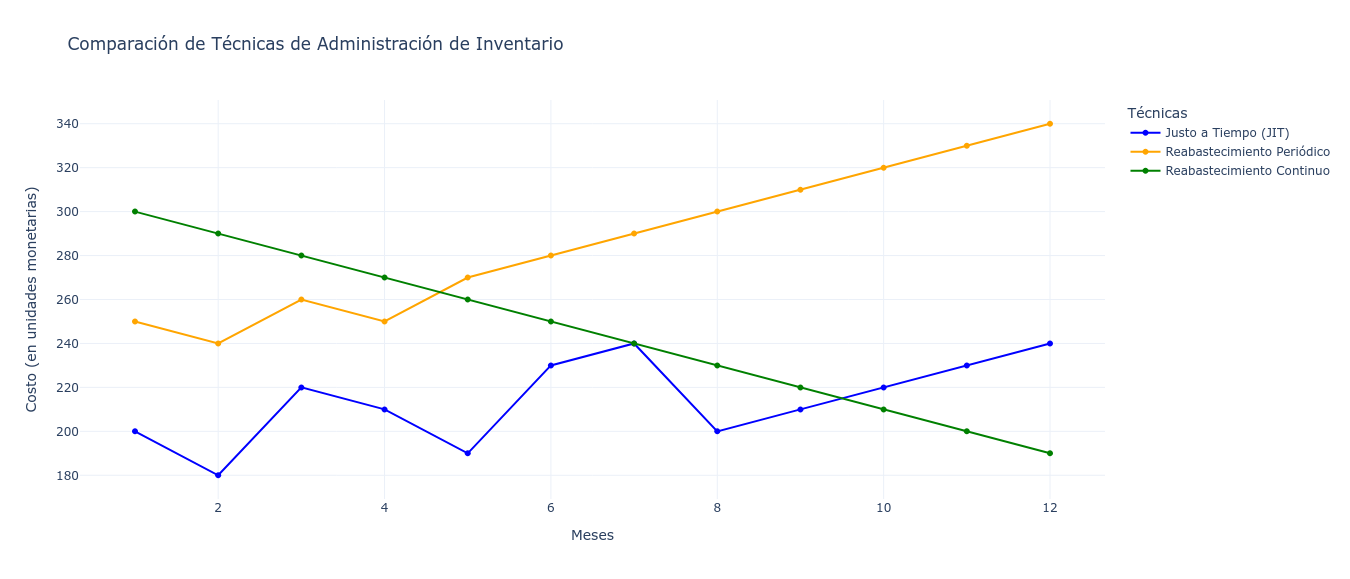

Source code (Python):
import plotly.graph_objects as go

# Datos simulados
tiempo = list(range(1, 13))  # Meses del año
costo_jit = [200, 180, 220, 210, 190, 230, 240, 200, 210, 220, 230, 240]
costo_reabastecimiento_periodico = [250, 240, 260, 250, 270, 280, 290, 300, 310, 320, 330, 340]
costo_reabastecimiento_continuo = [300, 290, 280, 270, 260, 250, 240, 230, 220, 210, 200, 190]

# Crear la figura
fig = go.Figure()

# Agregar trazas para cada técnica
fig.add_trace(go.Scatter(x=tiempo, y=costo_jit, mode='lines+markers', name='Justo a Tiempo (JIT)', line=dict(color='blue')))
fig.add_trace(go.Scatter(x=tiempo, y=costo_reabastecimiento_periodico, mode='lines+markers', name='Reabastecimiento Periódico', line=dict(color='orange')))
fig.add_trace(go.Scatter(x=tiempo, y=costo_reabastecimiento_continuo, mode='lines+markers', name='Reabastecimiento Continuo', line=dict(color='green')))

# Configurar el diseño
fig.update_layout(title='Comparación de Técnicas de Administración de Inventario',
                  xaxis_title='Meses',
                  yaxis_title='Costo (en unidades monetarias)',
                  legend_title='Técnicas',
                  template='plotly_white')

# Mostrar la figura
fig.show()
